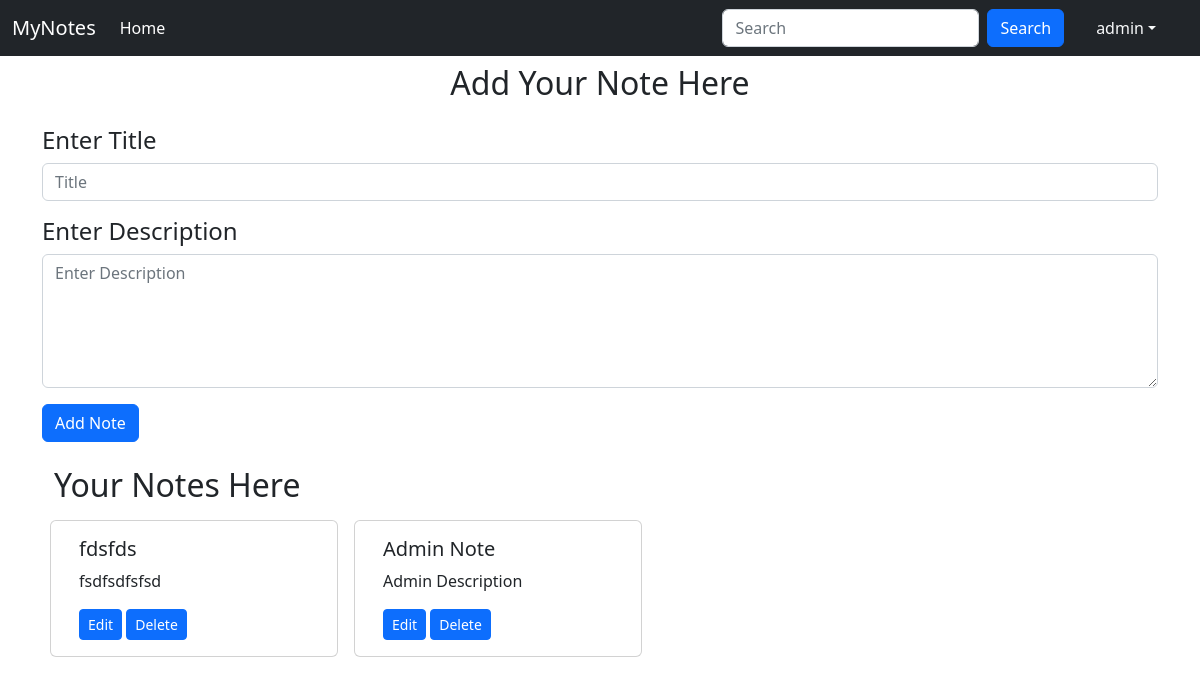
The app's page / (signed in) with its own data.
### home/models.py (models this page shows, shortened)
class Note(models.Model):
    id = models.AutoField(primary_key=True)
    user = models.ForeignKey(User, on_delete=models.CASCADE)
    title = models.CharField(max_length=200)
    description = models.TextField()
    timestamp = models.DateTimeField(auto_now_add=True)

### home/views.py (the view)
# urls.py: path('', views.home, name="home"),
def home(request):
    allNotes = []
    currentuser = request.user
    if request.user.is_authenticated:
        allNotes = Note.objects.filter(user=currentuser)
    return render(request, 'home/home.html', {'allNotes': allNotes})

### templates/home/home.html (shortened to what this page needs)
{% extends 'base.html' %}
{% block body %}
<div class="container">
    <h2 class="text-center my-2">Add Your Note Here</h2>
    <form action="/addnote/" method="post" class="my-4"> {% csrf_token %}
        <div class="mb-3">
            <h4 for="title" class="form-label">Enter Title</h4>
            <input type="text" class="form-control" id="title" name="title" placeholder="Title">
        </div>
        <div class="mb-3">
            <h4 for="description" class="form-label">Enter Description</h4>
            <textarea class="form-control" id="description" name="description" rows="5"
                placeholder="Enter Description"></textarea>
        </div>
        {% if user.is_authenticated %}
        <button type="submit" class="btn btn-primary">Add Note</button>
        {% else %}
        <i>First Login to Add Notes</i>
        {% endif %}
    </form>
    <div class="container" id="allNotes">
        <h2>Your Notes Here</h2>
        <div class="row">
            {% if user.is_authenticated %}
            {% for note in allNotes %}
            <div class="card mx-2 my-2" style="width: 18rem;">
                <div class="card-body">
                    <h5 class="card-title" id="title{{note.id}}">{{note.title}}</h5>
                    <p class="card-text" id="desc{{note.id}}">{{note.description}}</p>
                    <button class="btn btn-primary btn-sm" onclick="editFunc({{note.id}})">Edit</button>
                    <a href="/deletenote/{{note.id}}" class="btn btn-primary btn-sm">Delete</a>
                </div>
            </div>
            {% endfor %}
            {% else %}
            <p><i>First Login to Show your Notes</i></p>
            {% endif %}
        </div>
    </div>
</div>
{% endblock body %}

### templates/base.html (shortened to what this page needs)
<!doctype html>
<html lang="en">
  <head>
    <link href="https://cdn.jsdelivr.net/npm/bootstrap@5.2.0/dist/css/bootstrap.min.css" rel="stylesheet">
  </head>
  <body>
    <nav class="navbar navbar-expand-lg bg-dark navbar-dark">
      <div class="container-fluid">
        <a class="navbar-brand" href="/">MyNotes</a>
        <div class="collapse navbar-collapse" id="navbarSupportedContent">
          <ul class="navbar-nav me-auto mb-2 mb-lg-0">
            <li class="nav-item">
              <a class="nav-link active" aria-current="page" href="/">Home</a>
            </li>
          </ul>
          {% if user.is_authenticated %}
          <form class="d-flex" role="search" method="get" action="/search/">
            <input class="form-control me-2" id="query" name="query" type="search" placeholder="Search" aria-label="Search">
            <button class="btn btn-primary" type="submit">Search</button>
          </form>
          {% endif %}
          {% if user.is_authenticated %}
          <ul class="navbar-nav mb-2 mb-lg-0 mx-4">
            <li class="nav-item dropdown">
                <a class="nav-link dropdown-toggle text-light" href="#" role="button" data-bs-toggle="dropdown" aria-expanded="false">{{user}}</a>
              </li>
            </ul>
          {% endif %}
        </div>
      </div>
    </nav>
    {% block body %}{% endblock body %}
  </body>
</html>

### records on screen
Note: title "fdsfds", description "fsdfsdfsfsd"
Note: title "Admin Note", description "Admin Description"

### other values on screen
{{ user }} "admin"
